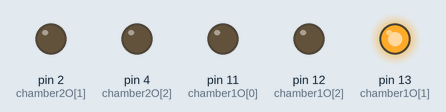
This sketch was run on a simulated Arduino Uno, built with avr-gcc and run on an emulated ATmega328P. Parts: output pins drawn as LEDs (lit = HIGH).

Above: at 0.1 s.
At 2.1 s:
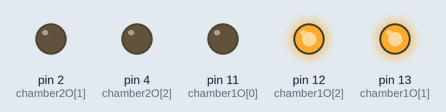
At 4.1 s:
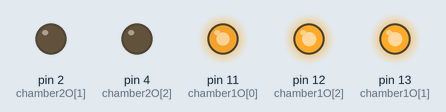
At 14.1 s:
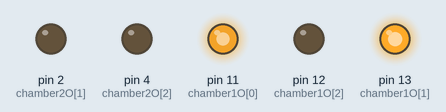
At 18.1 s:
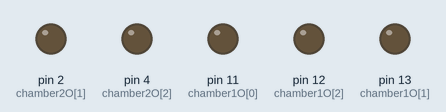
At 32.1 s:
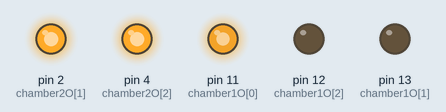
Timing chart, 0 to 33.6 s (numbered marks = the images above):
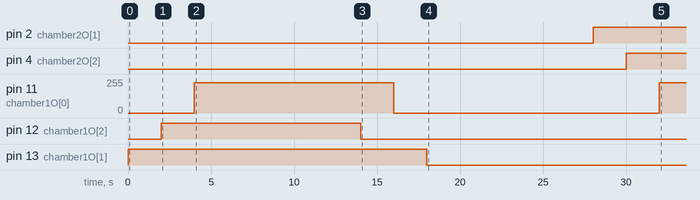

The sketch:

componentTest.ino
```cpp
#include <SPI.h>
#include "Adafruit_MAX31855.h"

Adafruit_MAX31855 thermocouple1(8, 7, 6); // initialize thermocouple 1 for Micro     TRUMP (SAMECLK, SAMECS, DIFFDO)
Adafruit_MAX31855 thermocouple2(8, 7, 5); // initialize thermocouple 2 for Micro     TRUMP (SAMECLK, SAMECS, DIFFDO)

  int chamber1O [] = {11, 13, 12}; // pump, solenoid valve, heater
  int chamber2O [] = {11, 2, 4}; // pump, solenoid valve, heater
  int compCountO = 3;
void setup() {
  // put your setup code here, to run once:
for (int p = 0; p < compCountO; p++) { // Set pins to OUTPUT      TRUMP
    pinMode(chamber1O[p], OUTPUT); //      TRUMP
    pinMode(chamber2O[p], OUTPUT); //     TRUMP
  }
}

void loop() {
  analogWrite(chamber1O[1], 255); // solenoid valve is energized to 5V
  delay(1000*2);
  analogWrite(chamber1O[2], 255); // heater turns on
  delay(1000*2);
  analogWrite(chamber1O[0], 228); // pump turns on
  delay(10000); // 20s delay

  analogWrite (chamber1O[2], 0); // heater turns off
  delay(1000*2);
  analogWrite(chamber1O[0], 0); // pump turns off
  delay(1000*2);
  analogWrite(chamber1O[1],0); // solenoid turns off

  delay(10000); // 20s delay

  digitalWrite(chamber2O[1], HIGH); // solenoid valve is energized to 5V
  delay(1000*2);
  analogWrite(chamber2O[2], 255); // heating turns on
  delay(1000*2);
  analogWrite(chamber2O[0], 228); // pump turns on
  delay(10000); // 20s delay

  analogWrite(chamber2O[2],0); // heater turns off
  delay(1000*2);
  analogWrite(chamber2O[0],0); // pump turns off
  delay(1000*2);
  analogWrite(chamber2O[1], 0); // solenoid turns off
  delay(10000); // 1hr delay
}
```

Measured:
- by itself, pin 2 (chamber2O[1]): LOW → HIGH at 28.0 s
- by itself, pin 4 (chamber2O[2]): LOW → HIGH at 30.0 s
- by itself, pin 11 (chamber1O[0]): 0/255 → 228/255 at 4.0 s, → 0/255 12.0 s later, → 228/255 16.0 s later
- by itself, pin 12 (chamber1O[2]): LOW → HIGH at 2.0 s, → LOW 12.0 s later
- by itself, pin 13 (chamber1O[1]): LOW → HIGH at 0.00 s, → LOW 18.0 s later
